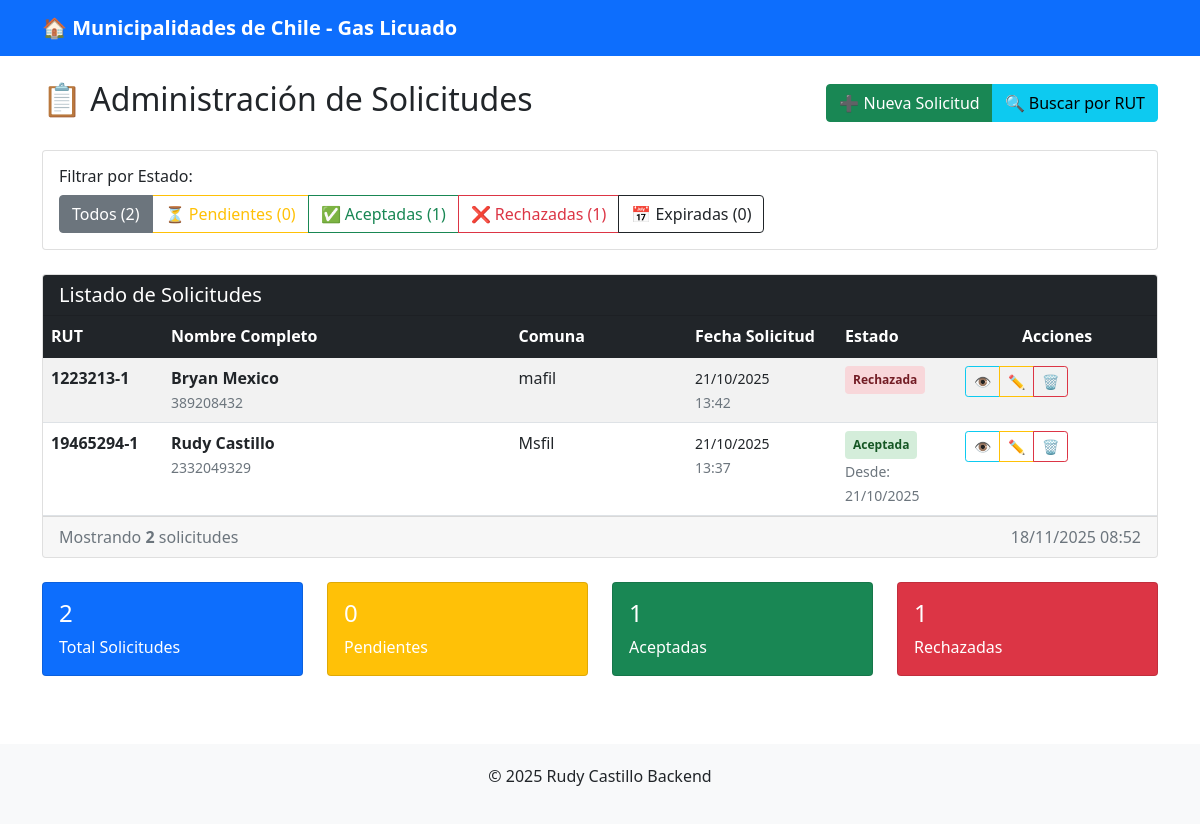
/solicitudes/, run on the app's committed database.
### solicitudes/models.py (models this page shows, shortened)
class Solicitud(models.Model):
    ESTADOS = [
        ('PENDIENTE', 'Pendiente'),
        ('ACEPTADA', 'Aceptada'),
        ('RECHAZADA', 'Rechazada'),
        ('EXPIRADA', 'Expirada'),
    ]
    rut = models.CharField(max_length=12, unique=True, verbose_name="RUT")
    nombres = models.CharField(max_length=100, verbose_name="Nombres")
    apellidos = models.CharField(max_length=100, verbose_name="Apellidos")
    direccion = models.CharField(max_length=200, verbose_name="Dirección")
    telefono = models.CharField(max_length=15, verbose_name="Teléfono")
    comuna = models.CharField(max_length=50, verbose_name="Comuna")
    fecha_solicitud = models.DateTimeField(auto_now_add=True, verbose_name="Fecha de Solicitud")
    fecha_aceptacion = models.DateTimeField(null=True, blank=True, verbose_name="Fecha de Aceptación")
    estado = models.CharField(max_length=10, choices=ESTADOS, default='PENDIENTE', verbose_name="Estado")
    class Meta:
        verbose_name = "Solicitud"
        verbose_name_plural = "Solicitudes"
    def verificar_expiracion(self):
        if self.estado == 'ACEPTADA' and self.fecha_aceptacion:
            if timezone.now() > self.fecha_aceptacion + timedelta(days=30):
                self.estado = 'EXPIRADA'
                self.save()

### solicitudes/views.py (the view)
# urls.py: path('solicitudes/', views.listar_solicitudes, name='listar_solicitudes'),
def listar_solicitudes(request):
    estado_filtro = request.GET.get('estado', '')
    if estado_filtro:
        solicitudes = Solicitud.objects.filter(estado=estado_filtro).order_by('-fecha_solicitud')
    else:
        solicitudes = Solicitud.objects.all().order_by('-fecha_solicitud')
    for solicitud in solicitudes:
        solicitud.verificar_expiracion()
    context = {
        'solicitudes': solicitudes,
    }
    return render(request, 'solicitudes/listar.html', context)

### solicitudes/templatetags/solicitudes_extras.py (called while the page is built)
@register.filter
def filter_estado(queryset, estado):
    return queryset.filter(estado=estado)

### solicitudes/templates/solicitudes/listar.html (shortened to what this page needs)
{% load solicitudes_extras %}
<!DOCTYPE html>
<html lang="es">
<head>
    <link href="https://cdn.jsdelivr.net/npm/bootstrap@5.1.3/dist/css/bootstrap.min.css" rel="stylesheet">
</head>
<body>
    <nav class="navbar navbar-expand-lg navbar-dark bg-primary">
        <div class="container">
            <a class="navbar-brand" href="{% url 'crear_solicitud' %}">
                🏠 Municipalidades de Chile - Gas Licuado
            </a>
        </div>
    </nav>
    <div class="container mt-4">
        {% block content %}
        <div class="d-flex justify-content-between align-items-center mb-4">
            <h2>📋 Administración de Solicitudes</h2>
            <div class="btn-group">
                <a href="{% url 'crear_solicitud' %}" class="btn btn-success">➕ Nueva Solicitud</a>
                <a href="{% url 'buscar_solicitud' %}" class="btn btn-info">🔍 Buscar por RUT</a>
            </div>
        </div>
        <div class="card mb-4">
            <div class="card-body">
                <h6 class="card-title">Filtrar por Estado:</h6>
                <div class="btn-group" role="group">
                    <a href="?estado=" class="btn btn-outline-secondary {% if not request.GET.estado %}active{% endif %}">
                        Todos ({{ solicitudes.count }})
                    </a>
                    <a href="?estado=PENDIENTE" class="btn btn-outline-warning {% if request.GET.estado == 'PENDIENTE' %}active{% endif %}">
                        ⏳ Pendientes ({{ solicitudes|filter_estado:'PENDIENTE'|length }})
                    </a>
                    <a href="?estado=ACEPTADA" class="btn btn-outline-success {% if request.GET.estado == 'ACEPTADA' %}active{% endif %}">
                        ✅ Aceptadas ({{ solicitudes|filter_estado:'ACEPTADA'|length }})
                    </a>
                    <a href="?estado=RECHAZADA" class="btn btn-outline-danger {% if request.GET.estado == 'RECHAZADA' %}active{% endif %}">
                        ❌ Rechazadas ({{ solicitudes|filter_estado:'RECHAZADA'|length }})
                    </a>
                    <a href="?estado=EXPIRADA" class="btn btn-outline-dark {% if request.GET.estado == 'EXPIRADA' %}active{% endif %}">
                        📅 Expiradas ({{ solicitudes|filter_estado:'EXPIRADA'|length }})
                    </a>
                </div>
            </div>
        </div>
        <div class="card">
            <div class="card-header bg-dark text-white">
                <h5 class="mb-0">Listado de Solicitudes</h5>
            </div>
            <div class="card-body p-0">
                <div class="table-responsive">
                    <table class="table table-striped table-hover mb-0">
                        <thead class="table-dark">
                            <tr>
                                <th width="120">RUT</th>
                                <th>Nombre Completo</th>
                                <th>Comuna</th>
                                <th width="150">Fecha Solicitud</th>
                                <th width="120">Estado</th>
                                <th width="200" class="text-center">Acciones</th>
                            </tr>
                        </thead>
                        <tbody>
                            {% for solicitud in solicitudes %}
                            <tr>
                                <td>
                                    <strong>{{ solicitud.rut }}</strong>
                                </td>
                                <td>
                                    <div class="d-flex align-items-center">
                                        <div>
                                            <strong>{{ solicitud.nombres }} {{ solicitud.apellidos }}</strong>
                                            <br>
                                            <small class="text-muted">{{ solicitud.telefono }}</small>
                                        </div>
                                    </div>
                                </td>
                                <td>{{ solicitud.comuna }}</td>
                                <td>
                                    <small>
                                        {{ solicitud.fecha_solicitud|date:"d/m/Y" }}<br>
                                        <span class="text-muted">{{ solicitud.fecha_solicitud|date:"H:i" }}</span>
                                    </small>
                                </td>
                                <td>
                                    <span class="badge estado-{{ solicitud.estado|lower }} p-2">
                                        {{ solicitud.get_estado_display }}
                                    </span>
                                    {% if solicitud.estado == 'ACEPTADA' and solicitud.fecha_aceptacion %}
                                    <br>
                                    <small class="text-muted">
                                        Desde: {{ solicitud.fecha_aceptacion|date:"d/m/Y" }}
                                    </small>
                                    {% endif %}
                                </td>
                                <td>
                                    <div class="btn-group btn-group-sm" role="group">
                                        <a href="{% url 'detalle_solicitud' solicitud.id %}"
                                           class="btn btn-outline-info"
                                           title="Ver detalle">
                                            👁️
                                        </a>
                                        <a href="{% url 'editar_estado' solicitud.id %}"
                                           class="btn btn-outline-warning"
                                           title="Cambiar estado">
                                            ✏️
                                        </a>
                                        <a href="{% url 'eliminar_solicitud' solicitud.id %}"
                                           class="btn btn-outline-danger"
                                           title="Eliminar solicitud">
                                            🗑️
                                        </a>
                                    </div>
                                </td>
                            </tr>
                            {% endfor %}
                        </tbody>
                    </table>
                </div>
            </div>
            <div class="card-footer text-muted">
                <div class="row">
                    <div class="col-md-6">
                        Mostrando <strong>{{ solicitudes.count }}</strong> solicitud{{ solicitudes.count|pluralize:"es" }}
                    </div>
                    <div class="col-md-6 text-end">
                        {% now "d/m/Y H:i" %}
                    </div>
                </div>
            </div>
        </div>
        <div class="row mt-4">
            <div class="col-md-3">
                <div class="card text-white bg-primary">
                    <div class="card-body">
                        <h4 class="card-title">{{ solicitudes.count }}</h4>
                        <p class="card-text">Total Solicitudes</p>
                    </div>
                </div>
            </div>
            <div class="col-md-3">
                <div class="card text-white bg-warning">
                    <div class="card-body">
                        <h4 class="card-title">{{ solicitudes|filter_estado:'PENDIENTE'|length }}</h4>
                        <p class="card-text">Pendientes</p>
                    </div>
                </div>
            </div>
            <div class="col-md-3">
                <div class="card text-white bg-success">
                    <div class="card-body">
                        <h4 class="card-title">{{ solicitudes|filter_estado:'ACEPTADA'|length }}</h4>
                        <p class="card-text">Aceptadas</p>
                    </div>
                </div>
            </div>
            <div class="col-md-3">
                <div class="card text-white bg-danger">
                    <div class="card-body">
                        <h4 class="card-title">{{ solicitudes|filter_estado:'RECHAZADA'|length }}</h4>
                        <p class="card-text">Rechazadas</p>
                    </div>
                </div>
            </div>
        </div>
        {% endblock %}
    </div>
    <footer class="footer mt-5">
        <div class="container text-center">
            <p>&copy; 2025 Rudy Castillo Backend</p>
        </div>
    </footer>
</body>
</html>

### solicitudes/templates/solicitudes/listar.html (style rules this page uses)
.navbar-brand { font-weight: bold; }
.footer { background-color: #f8f9fa; padding: 20px 0; margin-top: 40px; }
.card { margin-bottom: 20px; }
.estado-aceptada { color: #155724; background-color: #d4edda; }
.estado-rechazada { color: #721c24; background-color: #f8d7da; }

### data on the page
Solicitud: rut "1223213-1", nombres "Bryan", apellidos "Mexico", telefono "389208432", comuna "mafil", fecha_solicitud "21/10/2025", fecha_solicitud "13:42", estado "Rechazada"
Solicitud: rut "19465294-1", nombres "Rudy", apellidos "Castillo", telefono "2332049329", comuna "Msfil", fecha_solicitud "21/10/2025", fecha_solicitud "13:37", estado "Aceptada", fecha_aceptacion "21/10/2025"

### other printed values
{{ solicitudes.count }} "2"
{{ solicitudes|filter_estado:'PENDIENTE'|length }} "0"
{{ solicitudes|filter_estado:'ACEPTADA'|length }} "1"
{{ solicitudes|filter_estado:'RECHAZADA'|length }} "1"
{{ solicitudes|filter_estado:'EXPIRADA'|length }} "0"
